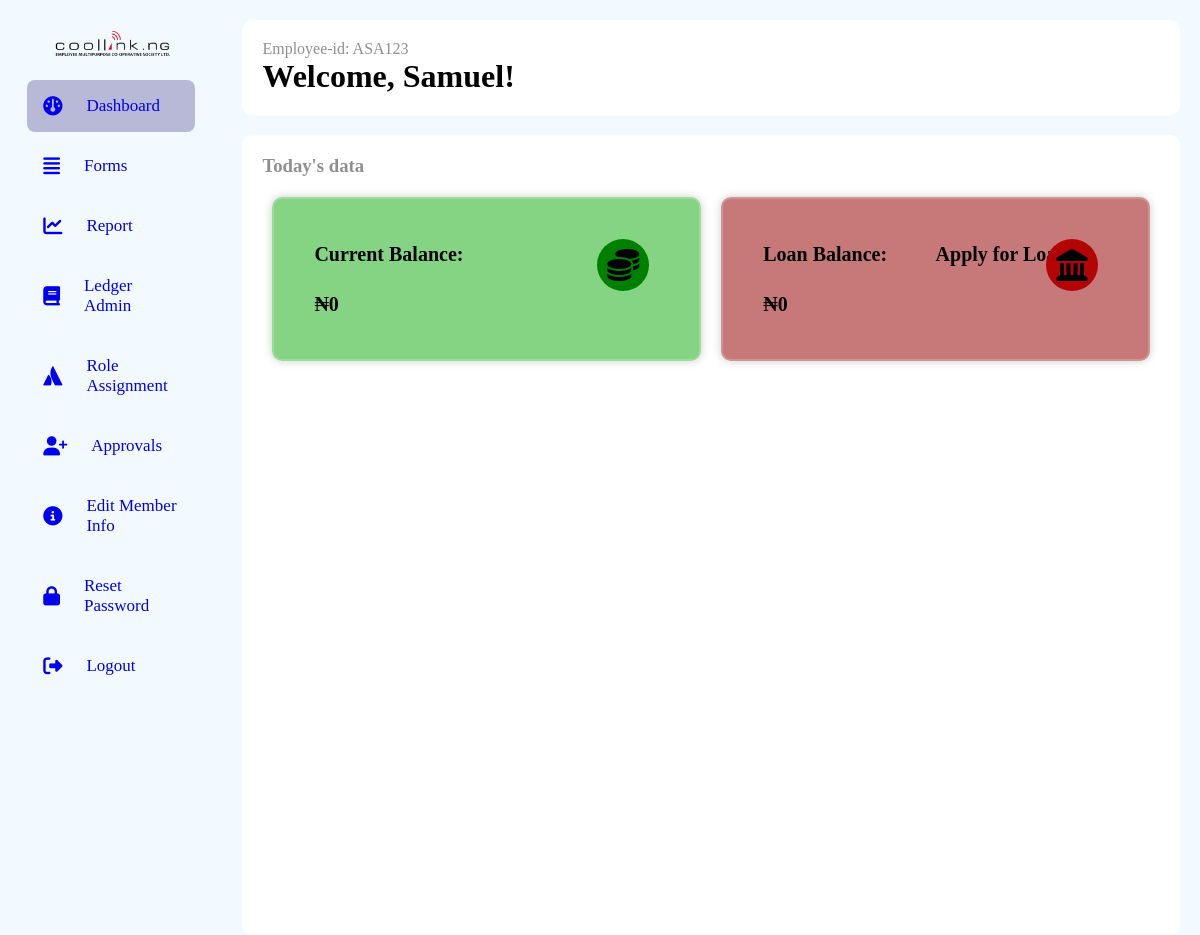
The page /dashboard (signed in) on the database as committed earlier.
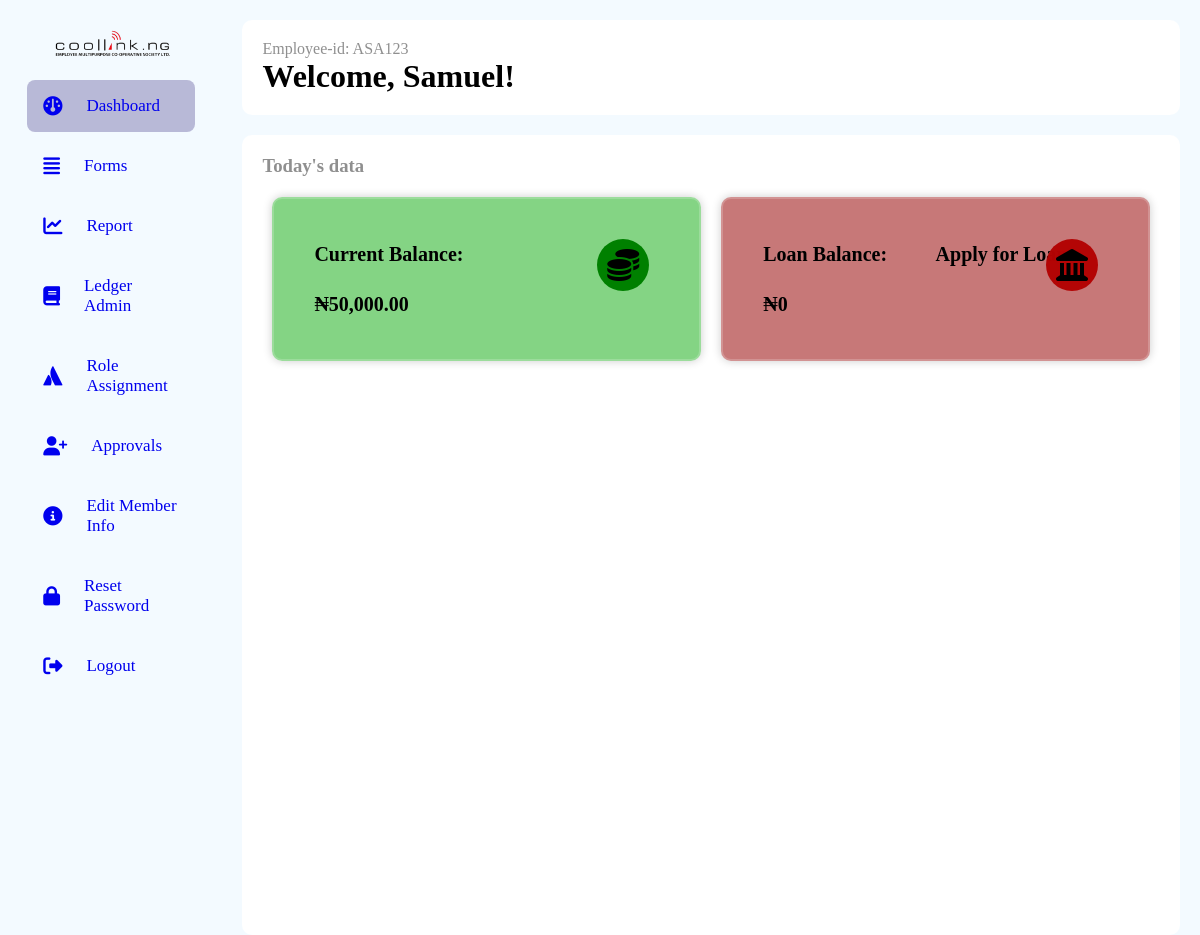
The same page on the database as committed later.
### models.py (models this page shows, shortened)
class Person(db.Model, UserMixin):
    __tablename__ = "persons"
    id = db.Column(db.Integer, primary_key=True)
    name = db.Column(db.String(100), nullable=False)
    role_id = db.Column(db.Integer, db.ForeignKey("roles.id"))
    email = db.Column(db.String, nullable=True, unique=True)
    password = db.Column(db.String(255), nullable=False)
    company_id = db.Column(db.Integer, db.ForeignKey("companies.id"))
    employee_id = db.Column(db.String, nullable=False, unique=True)
    phone_no = db.Column(db.String, unique=True)
    balance_bfd = db.Column(db.Float, default=0.0)
    balance_witheld = db.Column(db.Float, default=0.0)
    total_balance = db.Column(db.Float, default=0.0)
    loan_balance = db.Column(db.Float, default=0.0)
    loan_balance_bfd = db.Column(db.Float, default=0.0)
    loans = db.relationship("Loan", backref="person",foreign_keys="[Loan.person_id]")
    bank_payments_made = db.relationship("BankPayment", backref="payer", lazy=True)
    payments_made = db.relationship("SavingPayment", backref="payer", lazy=True)
    loan_payments_made = db.relationship("LoanPayment", backref="payer", lazy=True)
    def get_guaranteed_payments(self):
        return LoanFormPayment.query.filter(LoanFormPayment.guarantors.any(id=self.id)).all()

### app.py (the view)
@app.route("/dashboard")
@login_required
def dashboard():
    person = current_user
    form = SearchForm()
    pre_guarantor = person.get_guaranteed_payments()
    return render_template("dashboard.html", person=person, form=form,consents=pre_guarantor)

### app.py (called while the page is built)
@login_manager.user_loader
def load_user(person_id):
    return Person.query.get(person_id)

@app.before_request
def before_request():
    g.user = current_user

@app.template_filter("currency")
@login_required
def currency(value):
    modified_value = format_currency(value)  # Modify the value as needed
    return modified_value

### filters.py (called while the page is built)
def format_currency(
    value, currency_symbol="₦", decimal_separator=".", thousands_separator=","
):
    if value:
        if value < 0:
            formatted_value = f"-{currency_symbol}{abs(value):,.2f}"
        else:
            formatted_value = f"{currency_symbol}{value:,.2f}"
        formatted_value = formatted_value.replace(".", decimal_separator).replace(
            ",", thousands_separator
        )
    else:
        formatted_value = f"{currency_symbol}0"
    return formatted_value

### templates/dashboard.html (shortened to what the changed rows need)
<!DOCTYPE html>
<html lang="en">
<head>
    <link rel="stylesheet" href="https://cdnjs.cloudflare.com/ajax/libs/font-awesome/6.4.0/css/all.min.css"/>
    <link rel="stylesheet" href="\static\css\style.css">
</head>
<body class="special-dash">
    <div class="full-form-content">
    <div class='all-sections'>
        <div class='section-2'>
        <div class="head-wrap">
            <div class="head-title">
                <span>Employee-id: {{person.employee_id}}</span>
                <h1>Welcome, {{ person.name }}!</h1>
            </div>
        </div>
        <div class="all-cards-wrap">
        {%block content%}
        <div class="all-cards" id="dash-all-cards">
            <div class="card" id="current-bal">
                <div class="container">
                    <div class='content-con'>
                    <a href="{{url_for('savings_account',person_id=person.id)}}">
                        <div>
                        <p><strong>{{ person.total_balance | currency}}</strong></p>
                        </div>
                    </a>
                    </div>
                </div>
            </div>
            <div class="card" id="loan-bal">
                <div class="container">
                    <div class='content-con'>
                    <a href="{{url_for('loan_account',person_id=person.id)}}">
                        <div>
                        <p><strong>{{ person.loan_balance | currency}}</strong></p>
                        </div>
                    </a>
                    </div>
                </div>
            </div>
        </div>
    </div>
</body>
{%endblock%}

Rows that differ between the two databases and show on the page:
changed Person "Samuel": total_balance "₦0" → "₦50,000.00"
